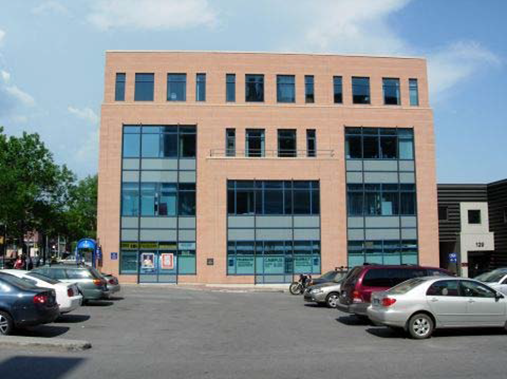
#> input picture Labs/MorpologicalCornerDetection.png, 508 x 383 px
$ python corners.py
#> lines starting #> are read from the running program, lines starting #| are printed output that depends on the picture; after the words box and inside, x2 and y2 are one past the last pixel; in counts of white or black regions, pixels touching at a corner belong together
import cv2
import numpy as np
from skimage.morphology import (diamond)

img = cv2.imread('square-rectangle.png')
img1 = cv2.imread('MorpologicalCornerDetection.png',0)
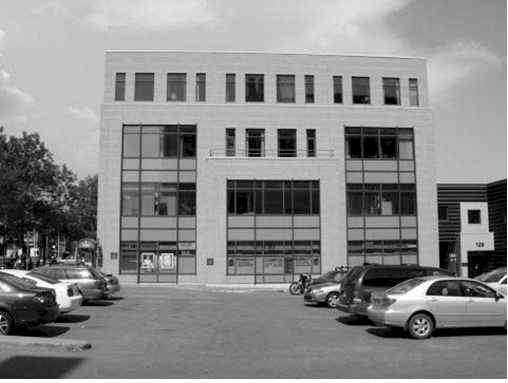
#> img1: shape (383, 508); min 0, max 255, mean 136.8
h, w = img1.shape[:2]
#> h = 383; w = 508

print(h)
#| 383
print(w)
#| 508

cv2.imshow("image2",img1)

kernel = np.ones((3,3),np.uint8)
#
# gray_image = cv2.cvtColor(img1, cv2.COLOR_BGR2GRAY)

# Perform a morphological gradient on the image using a 3x3 rectangular structuring element
kernel = np.ones((3,3),np.uint8)
gradient = cv2.morphologyEx(img1, cv2.MORPH_GRADIENT, kernel)
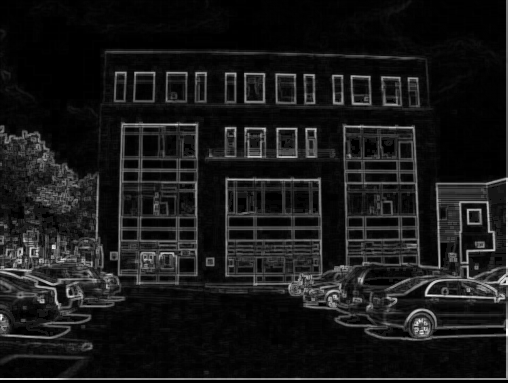
#> gradient: shape (383, 508); min 0, max 255, mean 24.5

print(gradient)
#> (printed output is left out)

cv2.imshow("gradient",gradient)

# Create the structuring elements for cross, diamond, 'x' and rectangle
cross_kernel = cv2.getStructuringElement(cv2.MORPH_CROSS, (3, 3))
diamond_kernel = cv2.getStructuringElement(cv2.MORPH_RECT, (3, 3))
diamond_kernel[1,0] = 1
diamond_kernel[1,2] = 1
diamond_kernel[0,1] = 1
diamond_kernel[2,1] = 1
x_kernel = cv2.getStructuringElement(cv2.MORPH_RECT, (3, 3))
x_kernel[0,0] = 1
x_kernel[0,2] = 1
x_kernel[2,0] = 1
x_kernel[2,2] = 1
square_kernel = cv2.getStructuringElement(cv2.MORPH_RECT, (3, 3))

img_cpy=gradient

# Perform erosion and dilation on the gradient image using the structuring elements
r1 = cv2.dilate(img_cpy, cross_kernel)
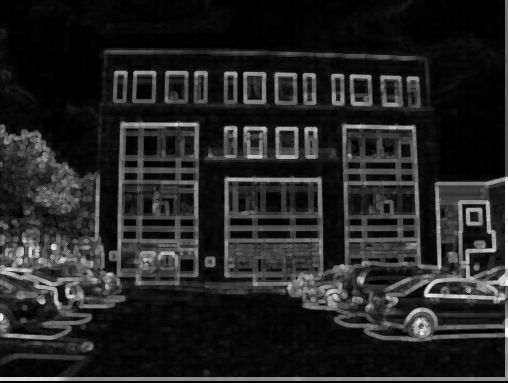
#> r1: shape (383, 508); min 0, max 255, mean 36.2
r1 = cv2.erode(r1, diamond_kernel)
r2 = cv2.dilate(img_cpy, x_kernel)
r2 = cv2.erode(r2, square_kernel)

# Subtract the different results to get the corners
result = cv2.absdiff(r1, r2)
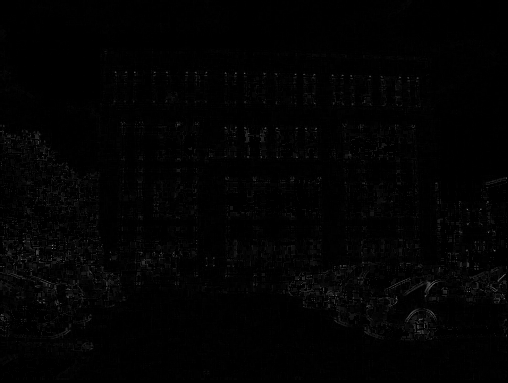
#> result: shape (383, 508); min 0, max 136, mean 2.5

cv2.imshow('result', result)

# Threshold the result to remove noise
threshold = 20
ret,thresh = cv2.threshold(result,threshold,255,cv2.THRESH_BINARY)
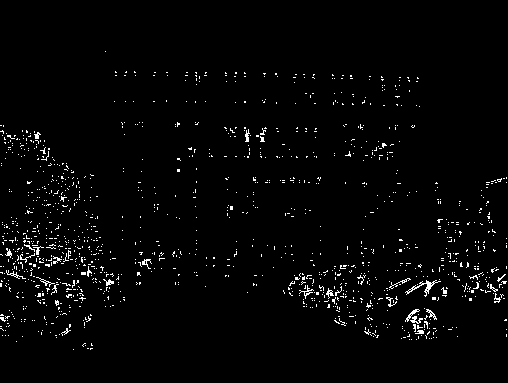
#> thresh: shape (383, 508); 2.2% white in thin lines or dots, all inside (x1, y1, x2, y2) = (0, 51, 507, 350)
#> ret = 20

cv2.imshow('thresh', thresh)

original_img = cv2.imread('MorpologicalCornerDetection.png')
#> original_img is the input picture: shape (383, 508, 3); mean B, G, R 140.5, 137.6, 130.6

corners = np.column_stack(np.where(thresh > 0))
#> corners = 4331 pairs, first value 51 to 349, second value 0 to 506

# Draw a red circle around each corner on the original image
for corner in corners:
    x, y = corner
    cv2.circle(original_img, (y, x), 5, (0, 0, 255), 1)
#> this loop made 4331 passes
#> (x, y) on passes 1 to 3: (51, 105), (71, 115), (71, 126)
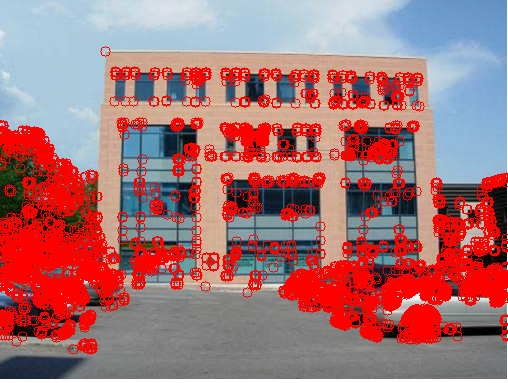
#> original_img: shape (383, 508, 3); mean B, G, R 117.6, 114.3, 167

# Show the final image
cv2.imshow("canvasOutput", original_img)
cv2.waitKey(0)
cv2.destroyAllWindows()
